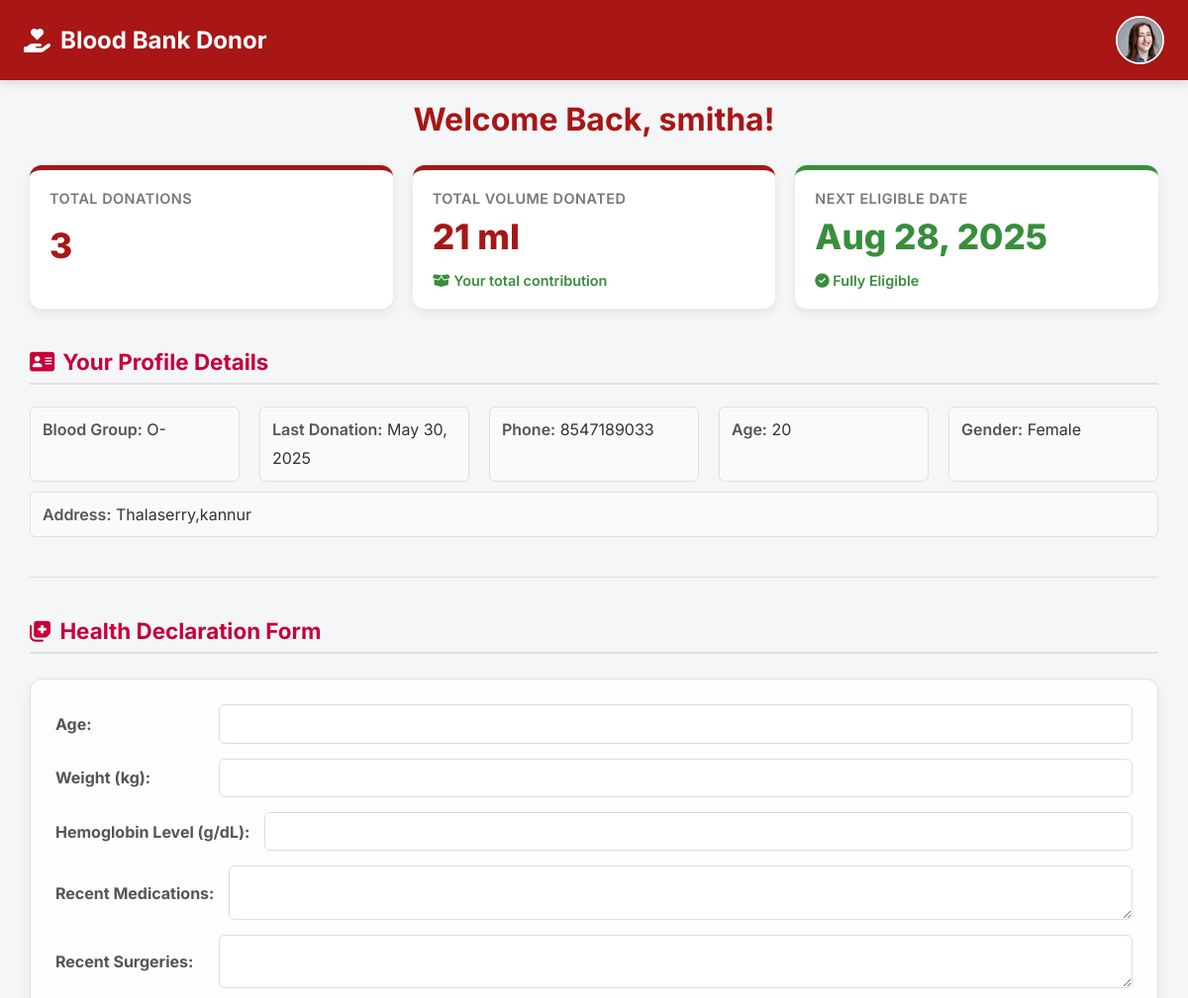
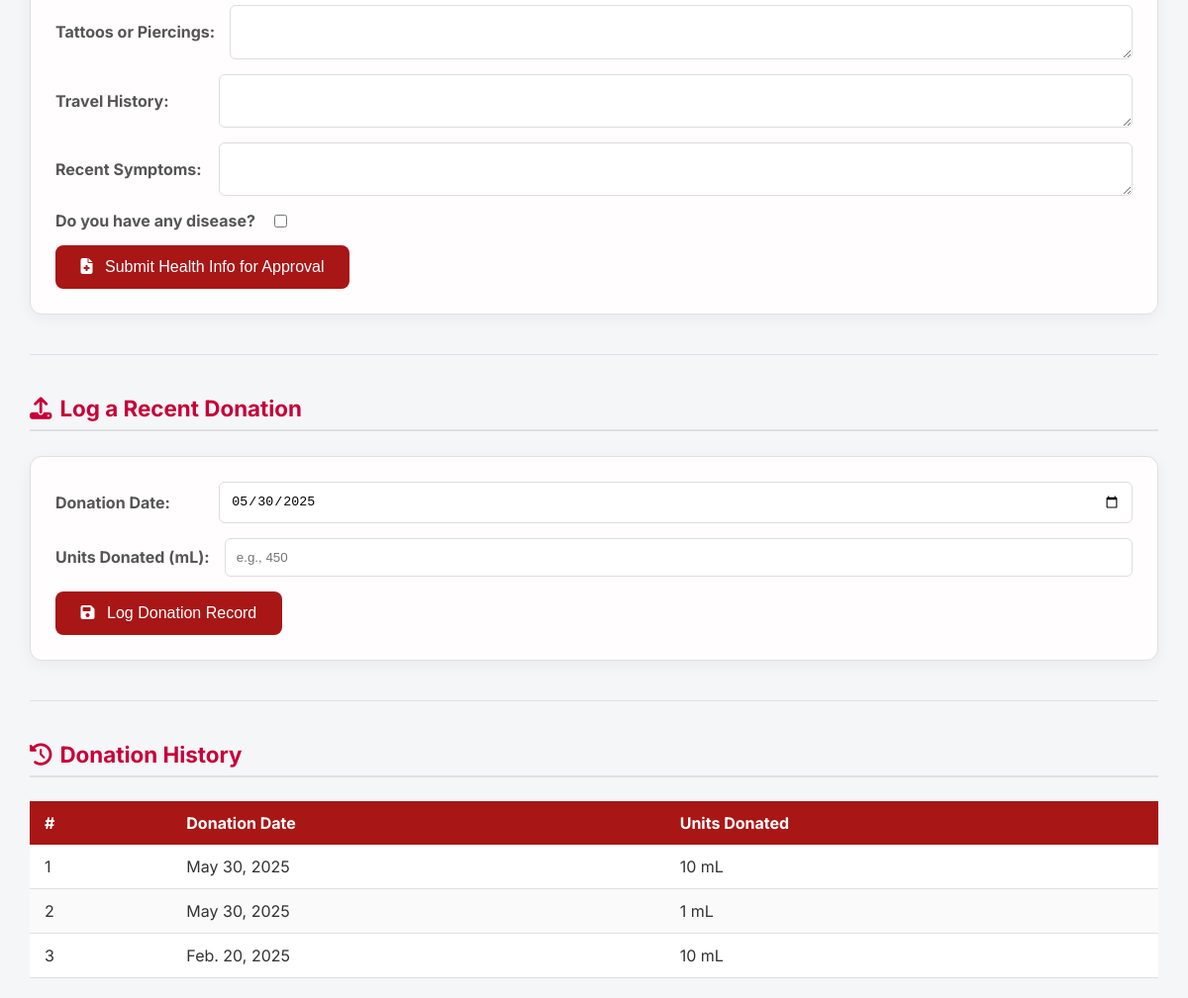
/donor-dashboard/ (signed in), run on the app's committed database (2 pictures, top to bottom).
### bloodmanager/models.py (models this page shows, shortened)
class Donor(models.Model):
    user = models.OneToOneField(User, on_delete=models.CASCADE)
    phone = models.CharField(max_length=15)
    gender = models.CharField(max_length=10, choices=GENDER_CHOICES)
    blood_group = models.CharField(max_length=3, choices=BLOOD_GROUP_CHOICES)
    address = models.TextField()
    age = models.PositiveIntegerField()
    last_donation_date = models.DateField(null=True, blank=True)
    available = models.BooleanField(default=True)
    profile_photo = models.ImageField(
        upload_to='donor_photos/',
        null=True,
        blank=True
    )

class Donation(models.Model):
    donor = models.ForeignKey(Donor, on_delete=models.CASCADE)
    date = models.DateField()
    units = models.PositiveIntegerField(default=1)
    recorded_at = models.DateTimeField(auto_now_add=True)

### bloodmanager/views.py (the view, shortened to what this page needs)
# urls.py: path('donor-dashboard/', views.donor_dashboard, name='donor-dashboard'),
@login_required
def donor_dashboard(request):
    donor = Donor.objects.get(user=request.user)
    form = LastDonationForm(instance=donor)
    donation_history = Donation.objects.filter(donor=donor).order_by('-date')
    health_record = DonorHealthCheck.objects.filter(donor=donor).order_by('-submitted_at').first()
    rejected_message = None
    health_form = None
    total_units = donation_history.aggregate(total=Sum('units'))['total'] or 0
    if health_record and not health_record.is_approved and getattr(health_record, 'admin_rejected', False):
        rejected_message = "Your health form was rejected. Please resubmit with correct details."
        health_form = DonorHealthCheckForm(instance=health_record)
    elif donor.available and (not health_record or not health_record.is_approved):
        health_form = DonorHealthCheckForm()
    next_eligible_date = None
    if donor.last_donation_date:
        next_eligible_date = donor.last_donation_date + timedelta(days=90)
    context = {
        'donor': donor,
        'form': form,
        'health_form': health_form,
        'health_record': health_record,
        'donation_history': donation_history,
        'next_eligible_date': next_eligible_date,
        'today': date.today(),
        'rejected_message': rejected_message,
        'total_units': total_units,
    }
    return render(request, 'donor/donor_dashboard.html', context)

### bloodmanager/forms.py
class LastDonationForm(forms.ModelForm):
    class Meta:
        model = Donor
        fields = ['last_donation_date']
        widgets = {
            'last_donation_date': forms.DateInput(attrs={'type': 'date'})
        }

### bloodmanager/templates/donor/donor_dashboard.html (shortened to what this page needs)
{% load static %}
<!DOCTYPE html>
<html lang="en">
<head>
<link rel="stylesheet" href="https://cdnjs.cloudflare.com/ajax/libs/font-awesome/6.4.0/css/all.min.css">
</head>
<body>
<header>
    <h1><i class="fas fa-hand-holding-heart"></i> Blood Bank Donor</h1>
    <div class="header-profile">
        <details>
            <summary class="profile-photo-trigger" title="Account Menu">
                {% if donor.profile_photo %}
                    <img src="{{ donor.profile_photo.url }}" alt="Profile Photo" class="profile-photo-icon">
                {% else %}
                    <span class="profile-placeholder">
                        <i class="fa fa-user-circle"></i>
                    </span>
                {% endif %}
            </summary>
        </details>
    </div>
</header>
<div class="dashboard-layout">
    <div class="main-content">
        <h2>Welcome Back, {{ donor.user.username|default:'Donor' }}!</h2>
        <div class="stat-cards">
            <div class="stat-card">
                <div class="stat-card-title">Total Donations</div>
                <div class="stat-card-value">{{ donation_history|length }}</div>
            </div>
            <div class="stat-card">
                <div class="stat-card-title">Total Volume Donated</div>
                <div class="stat-card-value">{{ total_units }} ml</div>
                <div class="stat-card-footer">
                    <i class="fas fa-box-open"></i> Your total contribution
                </div>
            </div>
            <div class="stat-card" style="border-top-color: {% if next_eligible_date > today %}var(--warning-orange){% else %}var(--success-green){% endif %};">
                <div class="stat-card-title">Next Eligible Date</div>
                <div class="stat-card-value" style="color: {% if next_eligible_date > today %}var(--warning-orange){% else %}var(--success-green){% endif %};">
                    {% if next_eligible_date %}{{ next_eligible_date|date:"M d, Y" }}{% else %}NOW{% endif %}
                </div>
                <div class="stat-card-footer {% if next_eligible_date > today %}unavailable{% endif %}">
                    {% if next_eligible_date > today %}
                        <i class="fas fa-hourglass-half"></i> {{ next_eligible_date|timeuntil:today|default:"0 days" }} Remaining
                    {% else %}
                        <i class="fas fa-check-circle"></i> Fully Eligible
                    {% endif %}
                </div>
            </div>
        </div>
        <h3><i class="fas fa-address-card" style="margin-right: 8px;"></i>Your Profile Details</h3>
        <div class="info">
            <p><strong>Blood Group:</strong> {{ donor.blood_group|default:"N/A" }}</p>
            <p><strong>Last Donation:</strong> {{ donor.last_donation_date|default:"Never" }}</p>
            <p><strong>Phone:</strong> {{ donor.phone|default:"N/A" }}</p>
            <p><strong>Age:</strong> {{ donor.age|default:"N/A" }}</p>
            <p><strong>Gender:</strong> {{ donor.gender|default:"N/A" }}</p>
            <p class="address"><strong>Address:</strong> {{ donor.address|default:"Not Provided" }}</p>
        </div>
        {% if donor.available %}
            {% if health_record %}
                {% if health_record.is_approved %}
                    <div class="availability-card available-yes">
                        <i class="fas fa-user-check" style="margin-right: 5px;"></i>
                        Your health form has been **approved**. You’re cleared for donation!
                    </div>
                {% else %}
                    <div class="availability-card available-no">
                        <i class="fas fa-clock" style="margin-right: 5px;"></i>
                        Health form submitted. **Waiting for admin approval** before you can donate.
                    </div>
                {% endif %}
            {% else %}
                <hr>
                <h3><i class="fas fa-notes-medical" style="margin-right: 8px;"></i>Health Declaration Form</h3>
                <form method="POST" action="" class="donation-form">
                    <div class="form-group">
                        <label for="{{ health_form.age.id_for_label }}"><strong>Age:</strong></label>
                        {{ health_form.age }}
                    </div>
                    <div class="form-group">
                        <label for="{{ health_form.weight.id_for_label }}"><strong>Weight (kg):</strong></label>
                        {{ health_form.weight }}
                    </div>
                    <div class="form-group">
                        <label for="{{ health_form.hemoglobin_level.id_for_label }}"><strong>Hemoglobin Level (g/dL):</strong></label>
                        {{ health_form.hemoglobin_level }}
                    </div>
                    <div class="form-group">
                        <label for="{{ health_form.recent_medications.id_for_label }}"><strong>Recent Medications:</strong></label>
                        {{ health_form.recent_medications }}
                    </div>
                    <div class="form-group">
                        <label for="{{ health_form.recent_surgeries.id_for_label }}"><strong>Recent Surgeries:</strong></label>
                        {{ health_form.recent_surgeries }}
                    </div>
                    <div class="form-group">
                        <label for="{{ health_form.tattoos_or_piercings.id_for_label }}"><strong>Tattoos or Piercings:</strong></label>
                        {{ health_form.tattoos_or_piercings }}
                    </div>
                    <div class="form-group">
                        <label for="{{ health_form.travel_history.id_for_label }}"><strong>Travel History:</strong></label>
                        {{ health_form.travel_history }}
                    </div>
                    <div class="form-group">
                        <label for="{{ health_form.symptoms.id_for_label }}"><strong>Recent Symptoms:</strong></label>
                        {{ health_form.symptoms }}
                    </div>
                    <div class="form-group">
                        <label for="{{ health_form.has_disease.id_for_label }}"><strong>Do you have any disease?</strong></label>
                        {{ health_form.has_disease }}
                    </div>
                    <button type="submit" name="submit_health">
                        <i class="fas fa-file-medical" style="margin-right: 8px;"></i>
                        Submit Health Info for Approval
                    </button>
                </form>
            {% endif %}
        {% else %}
            <div class="availability-card alert" style="margin-top:30px;">
                <i class="fas fa-ban" style="margin-right: 5px;"></i>
                You are currently **not eligible** to donate. Please check your **Next Eligible Date** above.
            </div>
        {% endif %}
        <hr>
        <h3><i class="fas fa-upload" style="margin-right: 8px;"></i>Log a Recent Donation</h3>
        <form method="POST" action="" class="donation-form">
            <div class="form-group">
                <label for="{{ form.last_donation_date.id_for_label }}"><strong>Donation Date:</strong></label>
                {{ form.last_donation_date }}
            </div>
            <div class="form-group">
                <label for="id_units"><strong>Units Donated (mL):</strong></label>
                <input type="number" name="units" id="id_units" min="100" max="500" step="100" placeholder="e.g., 450" required>
            </div>
            <button type="submit" name="update_donation">
                <i class="fas fa-save" style="margin-right: 8px;"></i>
                Log Donation Record
            </button>
        </form>
        <hr>
        <h3><i class="fas fa-history" style="margin-right: 8px;"></i>Donation History</h3>
        {% if donation_history %}
        <table>
            <thead>
                <tr>
                    <th scope="col">#</th>
                    <th scope="col">Donation Date</th>
                    <th scope="col">Units Donated</th>
                </tr>
            </thead>
            <tbody>
                {% for donation in donation_history %}
                <tr>
                    <td>{{ forloop.counter }}</td>
                    <td>{{ donation.date }}</td>
                    <td>{{ donation.units }} mL</td>
                </tr>
                {% endfor %}
            </tbody>
        </table>
        {% else %}
        <p style="text-align:center; padding:15px; color:#777; background:#f0f0f0; border-radius:8px;">
            <i class="fas fa-heart-broken" style="margin-right: 8px;"></i>
            No donation history available yet. Log your first one!
        </p>
        {% endif %}
    </div>
</div>
</body>
</html>

### bloodmanager/templates/donor/donor_dashboard.html (style rules this page uses)
:root { --primary-color: #A81616; --secondary-color: #C70039; --background-light: #f4f6f8; --text-dark: #333; --border-light: #e0e0e0; --success-green: #388E3C; --warning-orange: #F57C00; --card-shadow: 0 4px 12px rgba(0,0,0,0.08); --menu-shadow: 0 4px 12px rgba(0, 0, 0, 0.15); }
body { font-family: 'Inter', sans-serif; background: var(--background-light); margin: 0; padding: 0; color: var(--text-dark); display: flex; min-height: 100vh; flex-direction: column; }
header { display: flex; justify-content: space-between; align-items: center; background: var(--primary-color); color: white; padding: 1rem 1.5rem; box-shadow: 0 2px 10px rgba(0,0,0,0.15); position: sticky; top: 0; z-index: 1000; width: 100%; box-sizing: border-box; }
header h1 { margin: 0; font-size: 1.5rem; display: flex; align-items: center; gap: 10px; }
.header-profile { position: relative; }
.header-profile details { line-height: 0; }
.profile-photo-trigger { display: block; cursor: pointer; list-style: none; }
.profile-photo-trigger::-webkit-details-marker, .profile-photo-trigger::marker { display: none; }
.profile-photo-icon, .profile-placeholder { width: 45px; height: 45px; border-radius: 50%; border: 2px solid white; }
.dashboard-layout { display: flex; flex: 1; max-width: 1200px; margin: 0 auto; width: 100%; }
.main-content { flex-grow: 1; padding: 20px 30px; }
h2 { color: var(--primary-color); margin-top: 0; font-size: 2rem; text-align: center; }
h3 { color: var(--secondary-color); border-bottom: 2px solid var(--border-light); padding-bottom: 8px; margin-top: 40px; font-size: 1.4rem; }
.stat-cards { display: grid; grid-template-columns: repeat(auto-fit, minmax(200px, 1fr)); gap: 20px; margin-bottom: 30px; }
.stat-card { background: #fff; padding: 20px; border-radius: 12px; box-shadow: var(--card-shadow); display: flex; flex-direction: column; justify-content: space-between; min-height: 100px; border-top: 5px solid var(--primary-color); }
.stat-card-title { font-size: 0.9em; color: #777; font-weight: 600; text-transform: uppercase; letter-spacing: 0.5px; }
.stat-card-value { font-size: 2.2rem; font-weight: 800; color: var(--primary-color); margin-top: 5px; }
.stat-card-footer { font-size: 0.9em; color: var(--success-green); font-weight: 600; margin-top: 10px; }
.info { margin-top: 20px; line-height: 1.8; display: grid; grid-template-columns: repeat(auto-fit, minmax(200px, 1fr)); gap: 10px 20px; }
.info p { margin: 0; padding: 8px 12px; background: #fafafa; border-radius: 6px; border: 1px solid var(--border-light); }
.info strong { color: #555; font-weight: 600; }
.info p.address { grid-column: 1 / -1; }
.donation-form { margin-top: 25px; padding: 25px; border: 1px solid var(--border-light); border-radius: 12px; background: #fffdfd; box-shadow: 0 4px 15px rgba(0,0,0,0.05); }
.form-group { display: flex; align-items: center; gap: 15px; flex-wrap: wrap; margin-bottom: 15px; }
.donation-form label { font-weight: 600; color: #555; min-width: 150px; }
input[type="date"], input[type="text"], input[type="number"], textarea, select { padding: 0.7rem; border-radius: 6px; border: 1px solid #ddd; flex: 1; min-width: 150px; }
button { padding: 0.8rem 1.6rem; background: var(--primary-color); color: white; border: none; border-radius: 8px; cursor: pointer; font-size: 1em; font-weight: 500; }
hr { border: 0; height: 1px; background: var(--border-light); margin: 40px 0; }
table { width: 100%; border-collapse: collapse; margin-top: 1.5rem; }
th, td { padding: 12px 15px; text-align: left; }
thead { background: var(--primary-color); color: white; }
tbody tr { border-bottom: 1px solid var(--border-light); background: #fff; }
tbody tr:nth-child(even) { background: #fafafa; }

### data on the page
Donor: profile_photo (picture), user.username "smitha", blood_group "O-", last_donation_date "May 30, 2025", phone "8547189033", age "20", gender "Female", address "Thalaserry,kannur", last_donation_date "05/30/2025"
Donation: date "May 30, 2025", units "10"
Donation: date "May 30, 2025", units "1"
Donation: date "Feb. 20, 2025", units "10"

### other printed values
{{ donation_history|length }} "3"
{{ total_units }} "21"
{{ next_eligible_date|date:"M d, Y" }} "Aug 28, 2025"
